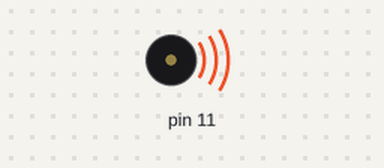
A sketch run on a simulated Arduino Uno, built with avr-gcc and run on an emulated ATmega328P. On the bench: buzzer (waves = sounding).

Above: at 0.1 s.
At 5.4 s:
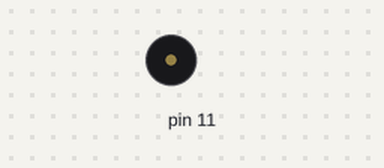
Timing chart, 0 to 6.9 s (numbered marks = the images above):
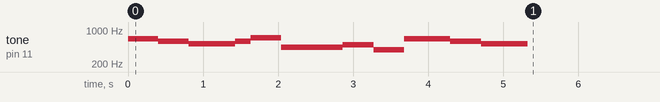

The sketch:

scoobysketch.ino
```cpp
void song(int buzzerPin){

  tone(buzzerPin, 659);
  delay(203);
  noTone(buzzerPin);

  tone(buzzerPin, 659);
  delay(203);
  noTone(buzzerPin);

  tone(buzzerPin, 587);
  delay(203);
  noTone(buzzerPin);

  tone(buzzerPin, 587);
  delay(203);
  noTone(buzzerPin);

  tone(buzzerPin, 523);
  delay(617);
  noTone(buzzerPin);

  tone(buzzerPin, 587);
  delay(203);
  noTone(buzzerPin);

  tone(buzzerPin, 698);
  delay(410);
  noTone(buzzerPin);

  tone(buzzerPin, 440);
  delay(617);
  noTone(buzzerPin);

  tone(buzzerPin, 440);
  delay(203);
  noTone(buzzerPin);

  tone(buzzerPin, 494);
  delay(410);
  noTone(buzzerPin);

  tone(buzzerPin, 392);
  delay(410);
  noTone(buzzerPin);

  tone(buzzerPin, 659);
  delay(410);
  noTone(buzzerPin);

  tone(buzzerPin, 659);
  delay(203);
  noTone(buzzerPin);

  tone(buzzerPin, 587);
  delay(410);
  noTone(buzzerPin);

  tone(buzzerPin, 523);
  delay(617);
  noTone(buzzerPin);
}

void setup() {
  // put your setup code here, to run once:
  pinMode(11, OUTPUT);
  // call the song function with digital pin
  song(11);
}

void loop() {
  // put your main code here, to run repeatedly:
}
```
